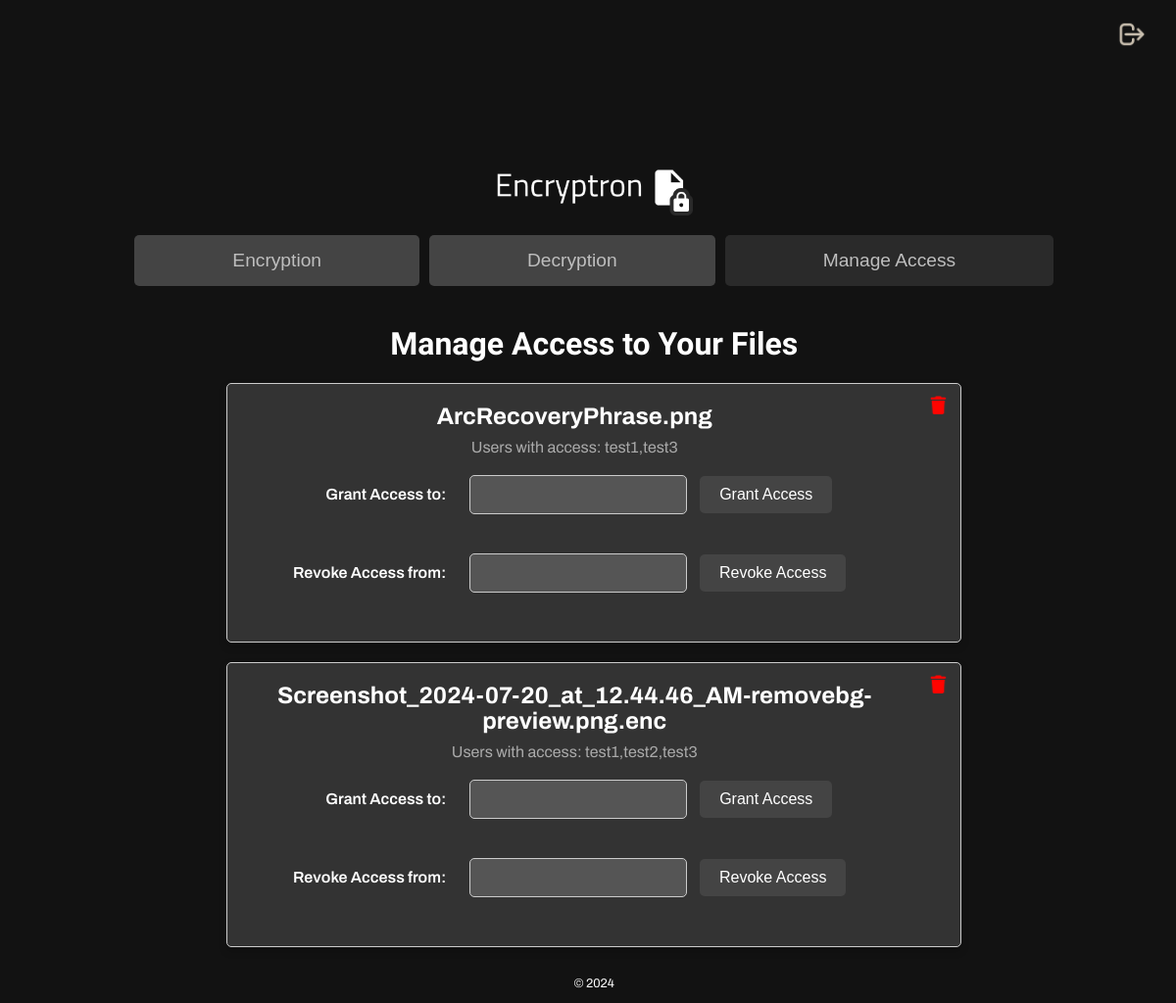
Before: /manage_access (signed in) with the older database file.
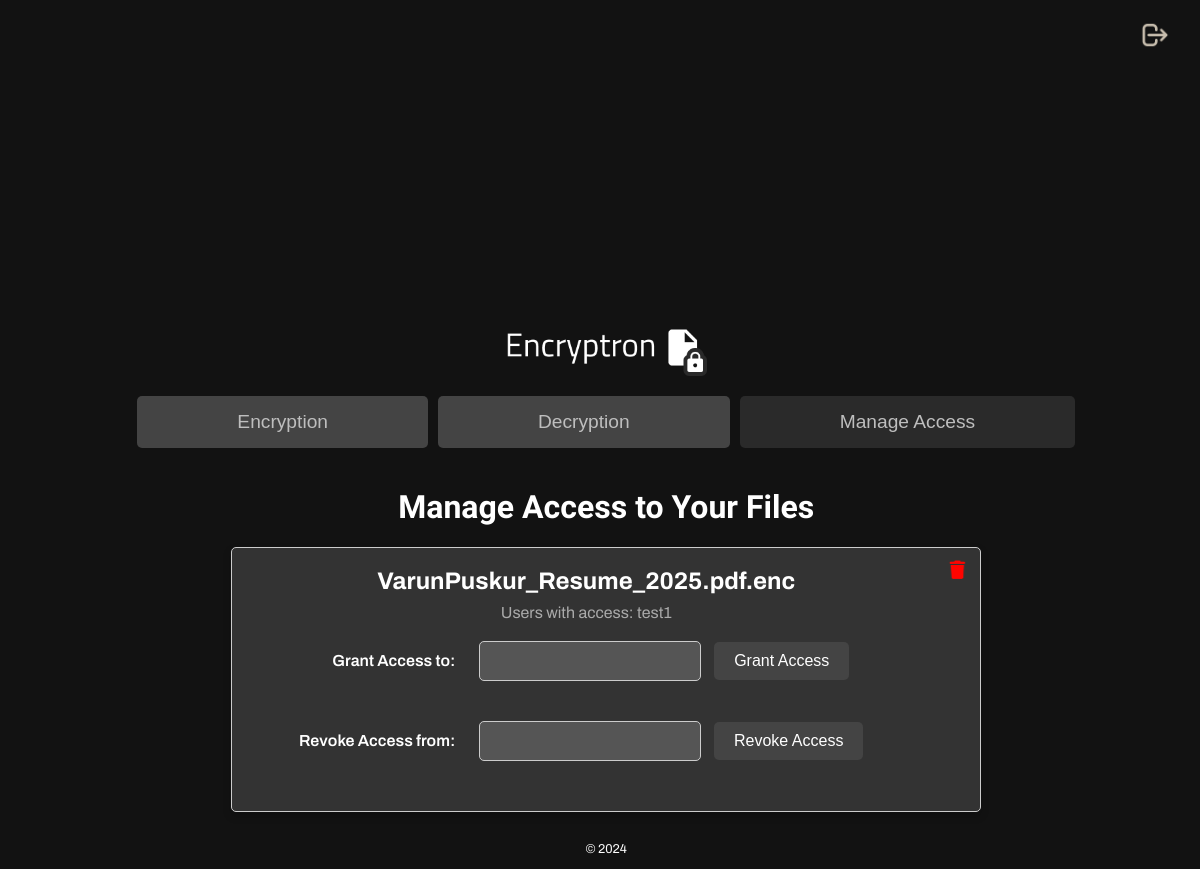
After: the same page with the newer database file.
### tables this page shows
CREATE TABLE files (
                id INTEGER PRIMARY KEY, 
                filename TEXT, 
                user_id INTEGER, 
                timestamp TIMESTAMP DEFAULT CURRENT_TIMESTAMP,
                FOREIGN KEY(user_id) REFERENCES users(id)
            );

### newtest.py (the view)
@app.route('/manage_access', methods=['GET', 'POST'])
def manage_access():
    if 'user_id' not in session:
        flash('You must be logged in to manage access.')
        return redirect(url_for('login'))
    with sqlite3.connect(app.config['DATABASE']) as conn:
        c = conn.cursor()
        c.execute("""
            SELECT f.id, f.filename, GROUP_CONCAT(u.username) as granted_users
            FROM files f
            LEFT JOIN permissions p ON f.id = p.file_id
            LEFT JOIN users u ON p.user_id = u.id
            WHERE f.user_id = ?
            GROUP BY f.id
        """, (session['user_id'],))
        user_files = c.fetchall()
    return render_template('manage_access.html', user_files=user_files)

### templates/manage_access.html (shortened to what this page needs)
<!DOCTYPE html>
<html lang="en">
<head>
    <link rel="stylesheet" href="{{ url_for('static', filename='css/styles.css') }}">
</head>
<body>
    <div class="manage-access-container">
        <div class="header">
            <a href="./">
                <img src="{{ url_for('static', filename='images/logo.png') }}" class="logo-ma" alt="Encryptron Logo">
            </a>
            <div class="buttons">
                <a href="{{ url_for('encrypt') }}" class="button">Encryption</a>
                <a href="{{ url_for('decrypt') }}" class="button">Decryption</a>
                <a href="{{ url_for('manage_access') }}" class="button-main">Manage Access</a>
            </div>
            <div class="logout-container">
                <a href="{{ url_for('logout') }}" class="button-logout"><img src="static/images/logout-icon.png" class="logout-icon" alt="Logout Icon"></a>
            </div>
        </div>
        <div class="content">
            <h1 class="manage-access-h1">Manage Access to Your Files</h1>
            <ul class="manage-access-ul">
                {% for file in user_files %}
                    <li class="manage-access-li">
                        <div class="file-content">
                            <h3 class="manage-access-h3">{{ file[1] }}</h3>
                            <p class="manage-access-p">Users with access: {{ file[2] if file[2] else 'None' }}</p>
                            <form action="{{ url_for('grant_access') }}" method="post" class="manage-access-form">
                                <label for="username" class="manage-access-label">&nbsp;&nbsp;&nbsp;&nbsp;&nbsp;&nbsp;Grant Access to:</label>
                                <input type="text" name="username" required class="manage-access-input">
                                <button type="submit" class="manage-access-button">Grant Access</button>
                            </form>
                            <form action="{{ url_for('revoke_access') }}" method="post" class="manage-access-form">
                                <label for="username" class="manage-access-label">Revoke Access from:</label>
                                <input type="text" name="username" required class="manage-access-input">
                                <button type="submit" class="manage-access-button">Revoke Access</button>
                            </form>
                        </div>
                        <form action="{{ url_for('remove_file') }}" method="post" class="remove-file-form">
                            <button type="submit" class="remove-file-button" title="Remove File">
                                <img src="{{ url_for('static', filename='images/delete-icon.png') }}" alt="Delete" class="delete-icon">
                            </button>
                        </form>
                    </li>
                {% endfor %}
            </ul>
        </div>
        <div class="footer">
            <p>&copy; 2024</p>
        </div>
    </div>
</body>
</html>

### static/css/styles.css (style rules this page uses)
body { background-color: #121212; color: #FFFFFF; font-family: 'Archivo', sans-serif; margin: 0; padding: 0; display: flex; flex-direction: column; align-items: center; justify-content: center; height: 100vh; }
.logo-enc, .logo-ma { width: 25%; margin-bottom: 20px; }
.buttons { display: flex; justify-content: center; gap: 10px; }
.button, .button-main { padding: 15px 100px; background-color: #444444; color: rgb(190, 190, 190); text-decoration: none; border: none; border-radius: 5px; font-size: 1.2em; transition: all 0.3s ease; font-family: 'Montserrat', sans-serif; border-color: #121212; text-align: center; white-space: nowrap; display: inline-block; }
.button-main { background-color: #2a2a2a; }
.footer { text-align: center; margin-top: 30px; font-size: .8em; }
.footer p { font-size: 1em; color: #FFFFFF; }
form { display: flex; flex-direction: column; }
label { font-weight: 600; margin-bottom: 5px; text-align: left; }
input[type="text"], input[type="password"] { padding: 10px; margin-bottom: 20px; border: 1px solid #ccc; border-radius: 5px; font-size: 1em; }
.manage-access-container { margin-top: 387.5px; text-align: center; margin-right: -12.5px; justify-content: top; }
.logo-ma { display: block; margin: 0 auto 20px; width: 21.5%; }
.manage-access-h1 { font-family: 'Archivo Black', sans-serif; font-size: 2em; margin-top: 40px; color: #fff; }
.manage-access-ul { list-style-type: none; padding: 0; width: 80%; max-width: 800px; margin: 20px auto; }
.manage-access-li { background-color: #333; border: 2px solid #444; border-radius: 10px; margin: 10px 0; padding: 20px; box-shadow: 0 4px 8px rgba(0, 0, 0, 0.2); margin-bottom: 15px; }
.manage-access-h3 { font-size: 1.5em; margin: 0; color: #fff; }
.manage-access-p { margin: 10px 0; font-size: 1em; color: #aaa; }
.manage-access-form { display: inline-block; margin: 5px 10px; }
.manage-access-label { font-size: 1em; color: #fff; }
.manage-access-input { padding: 10px; margin: 5px 10px; border: 1px solid #444; border-radius: 5px; font-size: 1em; width: 200px; background-color: #555; color: #fff; }
.manage-access-button { padding: 10px 20px; background-color: #444; color: #fff; border: none; border-radius: 5px; font-size: 1em; cursor: pointer; transition: background-color 0.3s; }
.manage-access-ul { list-style-type: none; padding: 0; }
.manage-access-li { position: relative; border: 1px solid #ccc; margin-bottom: 20px; padding: 20px; border-radius: 5px; }
.file-content { margin-right: 40px; }
.remove-file-form { position: absolute; top: 10px; right: 10px; }
.remove-file-button { background-color: transparent; border: none; cursor: pointer; padding: 0; }
.delete-icon { width: 24px; height: 24px; filter: invert(21%) sepia(100%) saturate(7414%) hue-rotate(359deg) brightness(94%) contrast(117%); }
.manage-access-form { margin-bottom: 10px; }
.manage-access-label, .manage-access-input, .manage-access-button { margin-right: 10px; }
.logout-container { position: absolute; top: 20px; right: 20px; }
.button-logout { padding: 10px; background-color: transparent; border: none; cursor: pointer; }
.logout-icon { width: 30px; height: 30px; filter: invert(1); }

Changed rows visible on the page:
removed files: filename "Screenshot_2024-07-20_at_12.44.46_AM-removebg-preview.png.enc", file "test1,test2,test3"
changed files: filename "ArcRecoveryPhrase.png" → "VarunPuskur_Resume_2025.pdf.enc"; file "test1,test3" → "test1"
